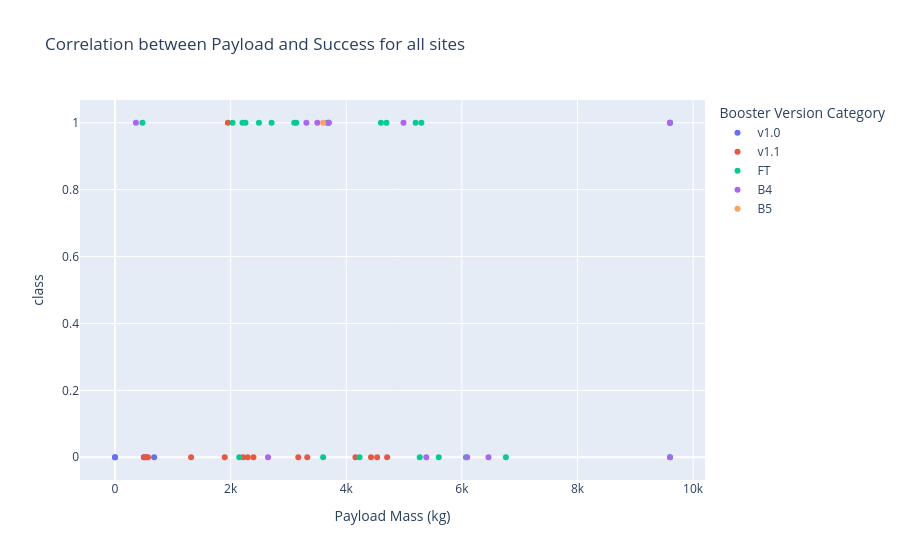

The notebook cell this image was saved under:
### Code cell
entered_site == 'ALL'
selected_slider = max_payload.astype('int')
selected_slider_list = list(range(0,selected_slider))
#print(selected_slider_list)
px.scatter(spacex_df, x='Payload Mass (kg)', y='class', color="Booster Version Category", title= "Correlation between Payload and Success for all sites")

### Figure 1 — Plotly figure (JSON) as saved in the notebook; plotly's stock layout.template omitted (floating-point values rounded to 4 significant figures)
{"data": [{"hovertemplate": "Booster Version Category=v1.0<br>Payload Mass (kg)=%{x}<br>class=%{y}<extra></extra>", "legendgroup": "v1.0", "marker": {"color": "#636efa", "symbol": "circle"}, "mode": "markers", "name": "v1.0", "orientation": "v", "showlegend": true, "type": "scatter", "x": [0.0, 0.0, 525.0, 500.0, 677.0], "xaxis": "x", "y": [0, 0, 0, 0, 0], "yaxis": "y"}, {"hovertemplate": "Booster Version Category=v1.1<br>Payload Mass (kg)=%{x}<br>class=%{y}<extra></extra>", "legendgroup": "v1.1", "marker": {"color": "#EF553B", "symbol": "circle"}, "mode": "markers", "name": "v1.1", "orientation": "v", "showlegend": true, "type": "scatter", "x": [3170.0, 3325.0, 2296.0, 1316.0, 4535.0, 4428.0, 2216.0, 2395.0, 570.0, 4159.0, 1898.0, 4707.0, 1952.0, 500.0, 553.0], "xaxis": "x", "y": [0, 0, 0, 0, 0, 0, 0, 0, 0, 0, 0, 0, 1, 0, 0], "yaxis": "y"}, {"hovertemplate": "Booster Version Category=FT<br>Payload Mass (kg)=%{x}<br>class=%{y}<extra></extra>", "legendgroup": "FT", "marker": {"color": "#00cc96", "symbol": "circle"}, "mode": "markers", "name": "FT", "orientation": "v", "showlegend": true, "type": "scatter", "x": [2034.0, 5271.0, 3136.0, 4696.0, 3100.0, 3600.0, 2257.0, 4600.0, 9600.0, 9600.0, 475.0, 9600.0, 2150.0, 2490.0, 5600.0, 5300.0, 3697.0, 6070.0, 2708.0, 3669.0, 6761.0, 5200.0, 2205.0, 4230.0], "xaxis": "x", "y": [1, 0, 1, 1, 1, 0, 1, 1, 1, 1, 1, 0, 0, 1, 0, 1, 1, 0, 1, 1, 0, 1, 1, 0], "yaxis": "y"}, {"hovertemplate": "Booster Version Category=B4<br>Payload Mass (kg)=%{x}<br>class=%{y}<extra></extra>", "legendgroup": "B4", "marker": {"color": "#ab63fa", "symbol": "circle"}, "mode": "markers", "name": "B4", "orientation": "v", "showlegend": true, "type": "scatter", "x": [9600.0, 9600.0, 6460.0, 3310.0, 4990.0, 3500.0, 3697.0, 6092.0, 2647.0, 362.0, 5384.0], "xaxis": "x", "y": [1, 0, 0, 1, 1, 1, 1, 0, 0, 1, 0], "yaxis": "y"}, {"hovertemplate": "Booster Version Category=B5<br>Payload Mass (kg)=%{x}<br>class=%{y}<extra></extra>", "legendgroup": "B5", "marker": {"color": "#FFA15A", "symbol": "circle"}, "mode": "markers", "name": "B5", "orientation": "v", "showlegend": true, "type": "scatter", "x": [3600.0], "xaxis": "x", "y": [1], "yaxis": "y"}], "layout": {"legend": {"title": {"text": "Booster Version Category"}, "tracegroupgap": 0}, "title": {"text": "Correlation between Payload and Success for all sites"}, "xaxis": {"anchor": "y", "domain": [0, 1], "title": {"text": "Payload Mass (kg)"}}, "yaxis": {"anchor": "x", "domain": [0, 1], "title": {"text": "class"}}}}
